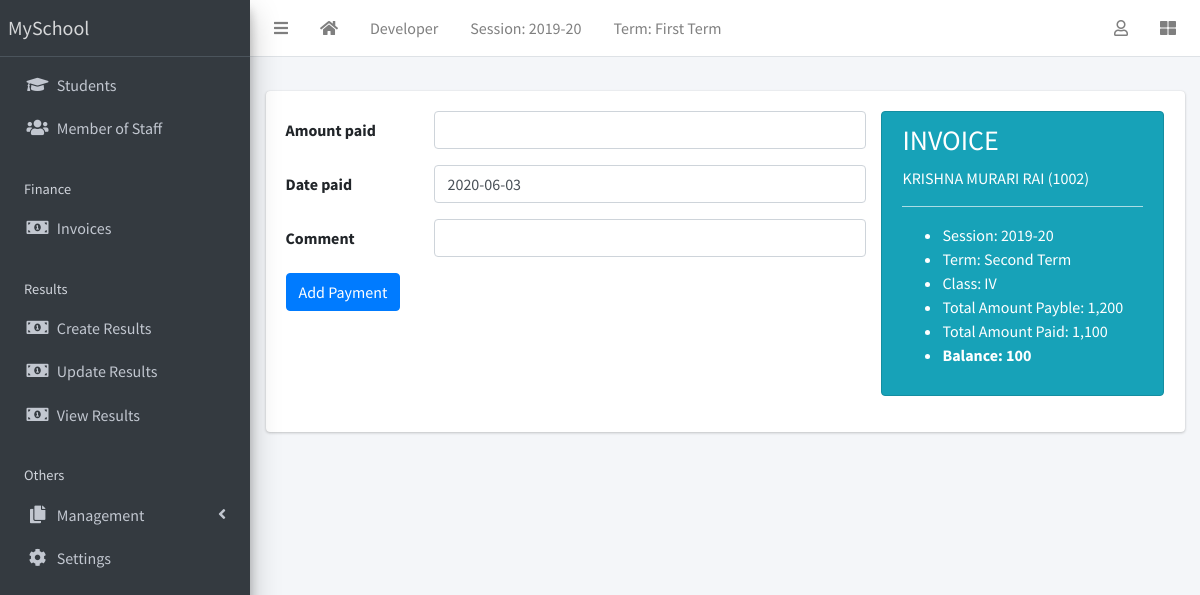
Screenshot of /finance/receipt/create?invoice=5 (signed in) with the database file from the repository.
### corecode/models.py (models this page shows)
class AcademicSession(models.Model):
    name = models.CharField(max_length=200,unique=True)
    current = models.BooleanField()
    class Meta:
        ordering = ['-name']
    def __str__(self):
        return self.name

class AcademicTerm(models.Model):
    name = models.CharField(max_length=20,unique=True)
    current = models.BooleanField()
    class Meta:
        ordering = ['name']
    def __str__(self):
        return self.name

class StudentClass(models.Model):
    name = models.CharField(max_length=200, unique=True)
    class Meta:
        verbose_name = "Class"
        verbose_name_plural = 'Classes'
        ordering = ['name']
    def __str__(self):
        return self.name

### finance/models.py (models this page shows, shortened)
class Invoice(models.Model):
    student = models.ForeignKey(Student, on_delete=models.CASCADE)
    session = models.ForeignKey(AcademicSession,on_delete=models.CASCADE)
    term = models.ForeignKey(AcademicTerm, on_delete=models.CASCADE)
    class_for = models.ForeignKey(StudentClass, on_delete=models.CASCADE)
    balance_from_previous_term = models.IntegerField(default=0)
    status = models.CharField(max_length=20,choices=[('active','Active'),('closed','Closed')],default='active')
    class Meta:
        ordering = ['student','term']
    def __str__(self):
        return f'{self.student}'
    def balance(self):
        payable = self.total_amount_payable()
        paid = self.total_amount_paid()
        return payable-paid
    def amount_payable(self):
        items = InvoiceItem.objects.filter(invoice=self)
        total = 0
        for item in items:
            total += item.amount
        return total
    def total_amount_payable(self):
        return self.balance_from_previous_term + self.amount_payable()
    def total_amount_paid(self):
        receipts = Receipt.objects.filter(invoice=self)
        amount = 0
        for receipt in receipts:
            amount += receipt.amount_paid
        return amount

class InvoiceItem(models.Model):
    invoice = models.ForeignKey(Invoice,on_delete=models.CASCADE)
    description = models.CharField(max_length=200)
    amount = models.IntegerField()

class Receipt(models.Model):
    invoice = models.ForeignKey(Invoice, on_delete=models.CASCADE)
    amount_paid = models.IntegerField()
    date_paid = models.DateField(default=timezone.now)
    comment = models.CharField(max_length=200,blank=True)

### students/models.py (models this page shows, shortened)
class Student(models.Model):
    STATUS = [
        ('active','Active'),
        ('inactive','Inactive')
    ]
    GENDER = [
        ('male','Male'),
        ('female','Female')
    ]
    current_status = models.CharField(max_length=10,default='active',choices=STATUS)
    registration_number =models.CharField(max_length=200,unique=True)
    surname = models.CharField(max_length=200,blank=True)
    firstname = models.CharField(max_length=200)
    other_name = models.CharField(max_length=200,blank=True)
    gender = models.CharField(max_length=10,choices=GENDER,default='male')
    date_of_birth = models.DateField(default=timezone.now)
    current_class = models.ForeignKey(StudentClass,on_delete=models.SET_NULL,blank=True,null=True)
    date_of_admission = models.DateField(default=timezone.now)
    parent_mobile_number = models.CharField(max_length=15,blank=True)
    address = models.TextField(blank=True)
    others = models.TextField(blank=True)
    passport = models.ImageField(blank=True,upload_to='Students/passports/')
    class Meta:
        ordering = ['surname','firstname','other_name']
    def __str__(self):
        return f'{self.surname} {self.firstname} {self.other_name} ({self.registration_number})'

### finance/views.py (the view, shortened to what this page needs)
# urls.py: path('receipt/create',ReceiptCreateView.as_view(),name='receipt-create'),
class ReceiptCreateView(LoginRequiredMixin,CreateView):
    model = Receipt
    fields = ['amount_paid','date_paid','comment']
    success_url = reverse_lazy('invoice-list')
    def get_context_data(self,**kwargs):
        context = super(ReceiptCreateView,self).get_context_data(**kwargs)
        invoice = Invoice.objects.get(pk=self.request.GET['invoice'])
        context['invoice'] = invoice
        return context

### corecode/context_processors.py (called while the page is built)
def site_defaults(request):
    current_session = AcademicSession.objects.get(current=True)
    current_term = AcademicTerm.objects.get(current=True)
    vals = SiteConfig.objects.all()
    contexts ={
        'current_session':current_session.name,
        'current_term':current_term.name
    }
    for val in vals:
        contexts[val.key] = val.value
    return contexts

### finance/templates/finance/receipt_form.html (shortened to what this page needs)
{% extends 'corecode/base.html' %}
{% load humanize %}
{% block content %}
<div class="row">
  <div class="col-8">
    <form method="post">
      {% include 'corecode/form_snippet.html' %}
      <input type="submit" class="btn btn-primary" value="Add Payment">
    </form>
  </div>
  <div class="col-4">
    <div class="alert alert-info" role="alert">
      <h3>INVOICE</h3>
      <p>{{invoice | upper }}</p>
      <hr>
      <ul>
        <li>Session: {{ invoice.session }}</li>
        <li>Term: {{invoice.term }}</li>
        <li>Class: {{invoice.class_for}}</li>
        <li>Total Amount Payble: {{invoice.total_amount_payable | intcomma }}</li>
        <li>Total Amount Paid: {{invoice.total_amount_paid | intcomma}}</li>
        <li><strong>Balance: {{invoice.balance | intcomma }}</strong></li>
      </ul>
    </div>
  </div>
</div>
{% endblock content %}

### corecode/templates/corecode/base.html (shortened to what this page needs)
{% load static %}
<!DOCTYPE html>
<html lang="en" dir="ltr">
  <head>
    <link href="https://stackpath.bootstrapcdn.com/bootstrap/4.5.0/css/bootstrap.min.css" rel="stylesheet">
    <link rel="stylesheet" href="{% static 'plugins/fontawesome-free/css/all.min.css' %}">
<link rel="stylesheet" href="{% static 'plugins/toastr/toastr.min.css' %}">
<link rel="stylesheet"
  href="{% static 'plugins/overlayScrollbars/css/OverlayScrollbars.min.css' %}">
<link rel="stylesheet" href="{% static 'plugins/DataTables/datatables.min.css' %}" />
<link rel="stylesheet" href="{% static 'dist/css/adminlte.min.css' %}">
  </head>
  <body class="hold-transition sidebar-mini layout-fixed layout-navbar-fixed layout-footer-fixed">
      <div class="wrapper">
        <nav class="main-header navbar navbar-expand navbar-white navbar-light">
          <ul class="navbar-nav">
            <li class="nav-item">
              <a class="nav-link" href="#" data-widget="pushmenu" role="button"><i class="fas fa-bars"></i></a>
            </li>
            <li class="nav-item d-none d-sm-inline-block">
              <a href="{% url 'home' %}" class="nav-link"><i class="fa fa-home"></i></a>
            </li>
            <li class="nav-item d-none d-sm-inline-block">
              <a href="{% url 'developer' %}" class="nav-link">Developer</a>
            </li>
            <li class="nav-item d-none d-sm-inline-block">
              <a href="{% url 'current-session'%}" class="nav-link">Session: {{current_session}}</a>
            </li>
            <li class="nav-item d-none d-sm-inline-block">
              <a href="{% url 'current-session' %}" class="nav-link">Term: {{current_term}}</a>
            </li>
          </ul>
          <ul class="navbar-nav ml-auto">
            <li class="nav-item dropdown">
              <a href="#" class="nav-link" data-toggle="dropdown">
                <i class="far fa-user"></i>
              </a>
            </li>
            <li class="nav-item">
              <a href="#" class="nav-link" data-widget="control-sidebar" data-side="true"
              role="button"><i class="fas fa-th-large"></i></a>
            </li>
          </ul>
        </nav>
        <aside class="main-sidebar sidebar-dark-primary elevation-4">
          <a href="#" class="brand-link">{{ school_name | default:"MySchool"}}</a>
          <div class="sidebar">
            <nav class="mt-2">
              <ul class="nav nav-pills nav-sidebar flex-column" data-widget="treeview" role="menu" data-accordion="false">
                <li class="nav-item">
                  <a href="{% url 'student-list' %}" class="nav-link">
                    <i class="nav-icon fas fa-graduation-cap"></i>
                    <p>Students</p>
                    </a>
                </li>
                <li class="nav-item">
                  <a href="{% url 'staff-list' %}" class="nav-link">
                    <i class="nav-icon fas fa-users"></i>
                    <p>Member of Staff</p>
                    </a>
                </li>
                <li class="nav-header">Finance</li>
                  <li class="nav-item">
                    <a href="{% url 'invoice-list' %}" class="nav-link">
                      <i class="nav-icon fas fa-money-bill-alt"></i>
                      <p>Invoices</p>
                      </a>
                  </li>
                  <li class="nav-header">Results</li>
                    <li class="nav-item">
                      <a href="{% url 'create-result' %}" class="nav-link">
                        <i class="nav-icon fas fa-money-bill-alt"></i>
                        <p>Create Results</p>
                        </a>
                    </li>
                    <li class="nav-item">
                      <a href="{% url 'edit-results' %}" class="nav-link">
                        <i class="nav-icon fas fa-money-bill-alt"></i>
                        <p>Update Results</p>
                        </a>
                    </li>
                    <li class="nav-item">
                      <a href="{% url 'view-results' %}" class="nav-link">
                        <i class="nav-icon fas fa-money-bill-alt"></i>
                        <p>View Results</p>
                        </a>
                    </li>
                    <li class="nav-header">Others</li>
                      <li class="nav-item has-treeview">
                        <a href="#" class="nav-link">
                          <i class="nav-icon fas fa-copy"></i>
                          <p>Management</p>
                          <i class="fas fa-angle-left right"></i>
                          </a>
                      </li>
                      <li class="nav-item">
                        <a href="{% url 'configs' %}" class="nav-link">
                          <i class="nav-icon fas fa-cog"></i>
                          <p>
                            Settings
                          </p>
                        </a>
                      </li>
                    </ul>
                  </nav>
                </div>
              </aside>
                <div class="content-wrapper">
                  <section class="content-header">
                  </section>
                  <section class="content">
                    <div class="container-fluid">
                      <div class="row">
                        <div class="col-md-12">
                          {% block fullcard %}
                          <div class="card">
                            <div class="card-body">
                              <div class="row">
                                <div class="col">
                                  {% block content %}
                                  {% endblock content %}
                                </div>
                              </div>
                            </div>
                          </div>
                          {% endblock fullcard %}
                        </div>
                      </div>
                    </div>
                  </section>
                </div>
              </div>
            </body>
            </html>

### rows the page displays
AcademicSession: name "2019-20"
AcademicTerm: name "First Term"
Invoice: student.registration_number "KRISHNA MURARI RAI (1002)", session "2019-20", term "Second Term", class_for "IV", total_amount_payable "1,200", total_amount_paid "1,100", balance "100"

### other values shown
{{ school_name | default:"MySchool" }} "MySchool"
{{ field.label }} "Amount paid" "Date paid" "Comment"
